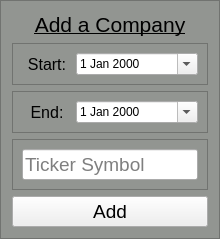
               <widget class="QFrame" name="frameAddTicker">
                <property name="sizePolicy">
                 <sizepolicy hsizetype="Expanding" vsizetype="Expanding">
                  <horstretch>0</horstretch>
                  <verstretch>0</verstretch>
                 </sizepolicy>
                </property>
                <property name="styleSheet">
                 <string notr="true">QFrame {
	background-color: rgb(146, 149, 145);
}</string>
                </property>
                <property name="frameShape">
                 <enum>QFrame::StyledPanel</enum>
                </property>
                <property name="frameShadow">
                 <enum>QFrame::Plain</enum>
                </property>
                <layout class="QVBoxLayout" name="verticalLayout_4">
                 <property name="spacing">
                  <number>6</number>
                 </property>
                 <item>
                  <widget class="QLabel" name="labelAddACompany">
                   <property name="font">
                    <font>
                     <family>Arial</family>
                     <pointsize>16</pointsize>
                     <weight>50</weight>
                     <bold>false</bold>
                     <underline>true</underline>
                     <stylestrategy>PreferDefault</stylestrategy>
                    </font>
                   </property>
                   <property name="styleSheet">
                    <string notr="true"/>
                   </property>
                   <property name="text">
                    <string>Add a Company</string>
                   </property>
                   <property name="alignment">
                    <set>Qt::AlignCenter</set>
                   </property>
                  </widget>
                 </item>
                 <item>
                  <widget class="QFrame" name="frameAddTickerStartDate">
                   <property name="statusTip">
                    <string/>
                   </property>
                   <property name="frameShape">
                    <enum>QFrame::StyledPanel</enum>
                   </property>
                   <property name="frameShadow">
                    <enum>QFrame::Raised</enum>
                   </property>
                   <layout class="QHBoxLayout" name="horizontalLayout_5">
                    <property name="spacing">
                     <number>4</number>
                    </property>
                    <item>
                     <widget class="QLabel" name="labelStartDate">
                      <property name="maximumSize">
                       <size>
                        <width>50</width>
                        <height>16777215</height>
                       </size>
                      </property>
                      <property name="font">
                       <font>
                        <pointsize>12</pointsize>
                       </font>
                      </property>
                      <property name="styleSheet">
                       <string notr="true"/>
                      </property>
                      <property name="text">
                       <string>Start:</string>
                      </property>
                      <property name="alignment">
                       <set>Qt::AlignCenter</set>
                      </property>
                     </widget>
                    </item>
                    <item>
                     <widget class="QDateEdit" name="dateEditStartDate">
                      <property name="focusPolicy">
                       <enum>Qt::StrongFocus</enum>
                      </property>
                      <property name="toolTip">
                       <string extracomment="Enter the date to retrieve stock data from"/>
                      </property>
                      <property name="statusTip">
                       <string extracomment="Enter the date to retrieve stock data from"/>
                      </property>
                      <property name="styleSheet">
                       <string notr="true"/>
                      </property>
                      <property name="specialValueText">
                       <string/>
                      </property>
                      <property name="correctionMode">
                       <enum>QAbstractSpinBox::CorrectToNearestValue</enum>
                      </property>
                      <property name="showGroupSeparator" stdset="0">
                       <bool>false</bool>
                      </property>
                      <property name="dateTime">
                       <datetime>
                        <hour>0</hour>
                        <minute>0</minute>
                        <second>0</second>
                        <year>2000</year>
                        <month>1</month>
                        <day>1</day>
                       </datetime>
                      </property>
                      <property name="currentSection">
                       <enum>QDateTimeEdit::MonthSection</enum>
                      </property>
                      <property name="calendarPopup">
                       <bool>true</bool>
                      </property>
                      <property name="date">
                       <date>
                        <year>2000</year>
                        <month>1</month>
                        <day>1</day>
                       </date>
                      </property>
                     </widget>
                    </item>
                   </layout>
                  </widget>
                 </item>
                 <item>
                  <widget class="QFrame" name="frameAddTickerEndDate">
                   <property name="frameShape">
                    <enum>QFrame::StyledPanel</enum>
                   </property>
                   <property name="frameShadow">
                    <enum>QFrame::Raised</enum>
                   </property>
                   <layout class="QHBoxLayout" name="horizontalLayout_6">
                    <property name="spacing">
                     <number>4</number>
                    </property>
                    <item>
                     <widget class="QLabel" name="labelEndDate">
                      <property name="maximumSize">
                       <size>
                        <width>50</width>
                        <height>16777215</height>
                       </size>
                      </property>
                      <property name="font">
                       <font>
                        <pointsize>12</pointsize>
                       </font>
                      </property>
                      <property name="styleSheet">
                       <string notr="true"/>
                      </property>
                      <property name="text">
                       <string>End:</string>
                      </property>
                      <property name="alignment">
                       <set>Qt::AlignCenter</set>
                      </property>
                     </widget>
                    </item>
                    <item>
                     <widget class="QDateEdit" name="dateEditEndDate">
                      <property name="focusPolicy">
                       <enum>Qt::StrongFocus</enum>
                      </property>
                      <property name="statusTip">
                       <string extracomment="Enter the date to retrieve stock data to"/>
                      </property>
                      <property name="styleSheet">
                       <string notr="true"/>
                      </property>
                      <property name="alignment">
                       <set>Qt::AlignLeading|Qt::AlignLeft|Qt::AlignVCenter</set>
                      </property>
                      <property name="readOnly">
                       <bool>false</bool>
                      </property>
                      <property name="correctionMode">
                       <enum>QAbstractSpinBox::CorrectToNearestValue</enum>
                      </property>
                      <property name="calendarPopup">
                       <bool>true</bool>
                      </property>
                      <property name="date">
                       <date>
                        <year>2000</year>
                        <month>1</month>
                        <day>1</day>
                       </date>
                      </property>
                     </widget>
                    </item>
                   </layout>
                  </widget>
                 </item>
                 <item>
                  <widget class="QFrame" name="frameAddTickerName">
                   <property name="frameShape">
                    <enum>QFrame::StyledPanel</enum>
                   </property>
                   <property name="frameShadow">
                    <enum>QFrame::Raised</enum>
                   </property>
                   <layout class="QHBoxLayout" name="horizontalLayout_3">
                    <property name="spacing">
                     <number>1</number>
                    </property>
                    <item>
                     <widget class="QLineEdit" name="lineEditCompany">
                      <property name="minimumSize">
                       <size>
                        <width>50</width>
                        <height>23</height>
                       </size>
                      </property>
                      <property name="maximumSize">
                       <size>
                        <width>16777215</width>
                        <height>16777215</height>
                       </size>
                      </property>
                      <property name="font">
                       <font>
                        <pointsize>14</pointsize>
                       </font>
                      </property>
                      <property name="focusPolicy">
                       <enum>Qt::StrongFocus</enum>
                      </property>
                      <property name="styleSheet">
                       <string notr="true"/>
                      </property>
                      <property name="placeholderText">
                       <string>Ticker Symbol</string>
                      </property>
                     </widget>
                    </item>
                   </layout>
                  </widget>
                 </item>
                 <item>
                  <widget class="QPushButton" name="btnAddCompany">
                   <property name="font">
                    <font>
                     <pointsize>14</pointsize>
                    </font>
                   </property>
                   <property name="focusPolicy">
                    <enum>Qt::StrongFocus</enum>
                   </property>
                   <property name="toolTip">
                    <string/>
                   </property>
                   <property name="toolTipDuration">
                    <number>-1</number>
                   </property>
                   <property name="statusTip">
                    <string/>
                   </property>
                   <property name="styleSheet">
                    <string notr="true"/>
                   </property>
                   <property name="text">
                    <string>Add</string>
                   </property>
                   <property name="autoDefault">
                    <bool>true</bool>
                   </property>
                  </widget>
                 </item>
                </layout>
               </widget>
